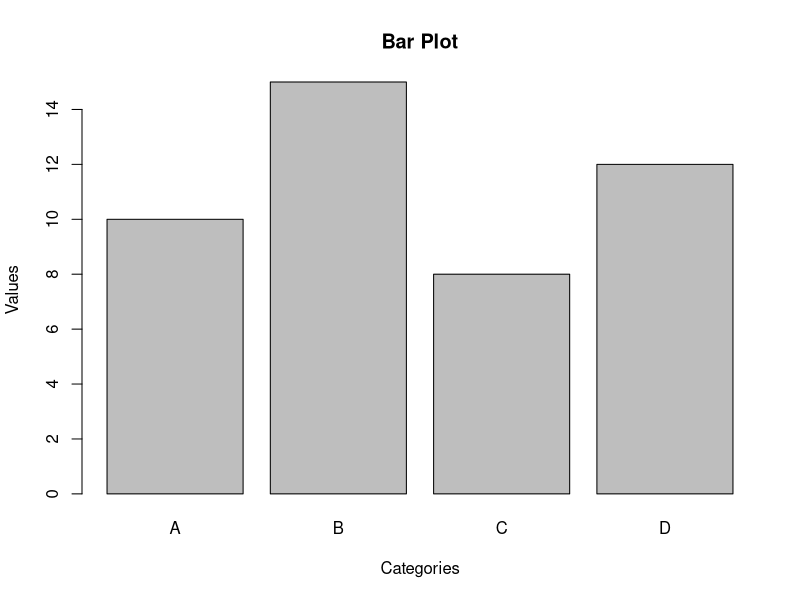

This chart was generated by the following R code:
x <- c("A", "B", "C", "D")
y <- c(10, 15, 8, 12)

# Bar plot
barplot(y, names.arg = x, xlab = "Categories", ylab = "Values", main = "Bar Plot")
